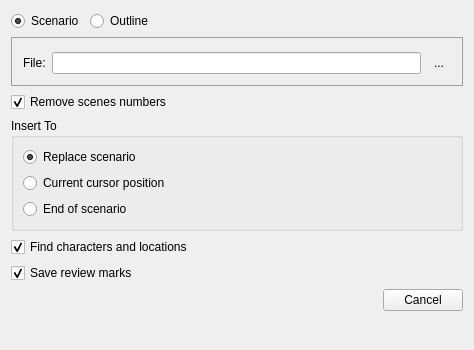
<?xml version="1.0" encoding="UTF-8"?>
<ui version="4.0">
 <class>ImportDialog</class>
 <widget class="QWidget" name="ImportDialog">
  <property name="geometry">
   <rect>
    <x>0</x>
    <y>0</y>
    <width>474</width>
    <height>350</height>
   </rect>
  </property>
  <property name="minimumSize">
   <size>
    <width>474</width>
    <height>0</height>
   </size>
  </property>
  <property name="windowTitle">
   <string>Import Scenario</string>
  </property>
  <property name="styleSheet">
   <string notr="true">#filePanel {
margin-top: 0ex;
border: 1px solid palette(dark);
}</string>
  </property>
  <layout class="QFormLayout" name="formLayout">
   <property name="fieldGrowthPolicy">
    <enum>QFormLayout::AllNonFixedFieldsGrow</enum>
   </property>
   <item row="0" column="0">
    <widget class="QRadioButton" name="scenario">
     <property name="text">
      <string>Scenario</string>
     </property>
     <property name="checked">
      <bool>true</bool>
     </property>
    </widget>
   </item>
   <item row="0" column="1">
    <widget class="QRadioButton" name="outline">
     <property name="text">
      <string>Outline</string>
     </property>
    </widget>
   </item>
   <item row="1" column="0" colspan="2">
    <widget class="QGroupBox" name="filePanel">
     <property name="title">
      <string/>
     </property>
     <layout class="QHBoxLayout" name="horizontalLayout_3">
      <item>
       <widget class="QLabel" name="label">
        <property name="text">
         <string>File:</string>
        </property>
       </widget>
      </item>
      <item>
       <widget class="QLineEdit" name="file">
        <property name="text">
         <string/>
        </property>
        <property name="readOnly">
         <bool>false</bool>
        </property>
       </widget>
      </item>
      <item>
       <widget class="FlatButton" name="browseFile">
        <property name="toolTip">
         <string>Browse...</string>
        </property>
        <property name="text">
         <string>...</string>
        </property>
        <property name="icon">
         <iconset resource="../../../scenarist-core/Resources/Resources.qrc">
          <normaloff>:/Graphics/Icons/browse.png</normaloff>:/Graphics/Icons/browse.png</iconset>
        </property>
        <property name="iconSize">
         <size>
          <width>22</width>
          <height>22</height>
         </size>
        </property>
        <property name="autoRaise">
         <bool>true</bool>
        </property>
       </widget>
      </item>
     </layout>
    </widget>
   </item>
   <item row="2" column="0" colspan="2">
    <widget class="QCheckBox" name="removeScenesNumbers">
     <property name="text">
      <string>Remove scenes numbers</string>
     </property>
     <property name="checked">
      <bool>true</bool>
     </property>
    </widget>
   </item>
   <item row="3" column="0" colspan="2">
    <widget class="QGroupBox" name="groupBox_2">
     <property name="title">
      <string>Insert To</string>
     </property>
     <layout class="QVBoxLayout" name="verticalLayout">
      <item>
       <widget class="QRadioButton" name="replaceScenario">
        <property name="text">
         <string>Replace scenario</string>
        </property>
        <property name="checked">
         <bool>true</bool>
        </property>
       </widget>
      </item>
      <item>
       <widget class="QRadioButton" name="currentCursorPosition">
        <property name="text">
         <string>Current cursor position</string>
        </property>
       </widget>
      </item>
      <item>
       <widget class="QRadioButton" name="endOfScenario">
        <property name="text">
         <string>End of scenario</string>
        </property>
       </widget>
      </item>
     </layout>
    </widget>
   </item>
   <item row="4" column="0" colspan="2">
    <widget class="QCheckBox" name="findCharactersAndLocations">
     <property name="text">
      <string>Find characters and locations</string>
     </property>
     <property name="checked">
      <bool>true</bool>
     </property>
    </widget>
   </item>
   <item row="5" column="0" colspan="2">
    <widget class="QCheckBox" name="saveReviewMarks">
     <property name="text">
      <string>Save review marks</string>
     </property>
     <property name="checked">
      <bool>true</bool>
     </property>
    </widget>
   </item>
   <item row="6" column="0" colspan="2">
    <widget class="QDialogButtonBox" name="buttons">
     <property name="standardButtons">
      <set>QDialogButtonBox::Cancel</set>
     </property>
    </widget>
   </item>
  </layout>
 </widget>
 <customwidgets>
  <customwidget>
   <class>FlatButton</class>
   <extends>QToolButton</extends>
   <header location="global">3rd_party/Widgets/FlatButton/FlatButton.h</header>
  </customwidget>
 </customwidgets>
 <tabstops>
  <tabstop>scenario</tabstop>
  <tabstop>outline</tabstop>
  <tabstop>file</tabstop>
  <tabstop>browseFile</tabstop>
  <tabstop>removeScenesNumbers</tabstop>
  <tabstop>replaceScenario</tabstop>
  <tabstop>currentCursorPosition</tabstop>
  <tabstop>endOfScenario</tabstop>
  <tabstop>findCharactersAndLocations</tabstop>
  <tabstop>saveReviewMarks</tabstop>
 </tabstops>
 <resources>
  <include location="../../../scenarist-core/Resources/Resources.qrc"/>
 </resources>
 <connections/>
</ui>
